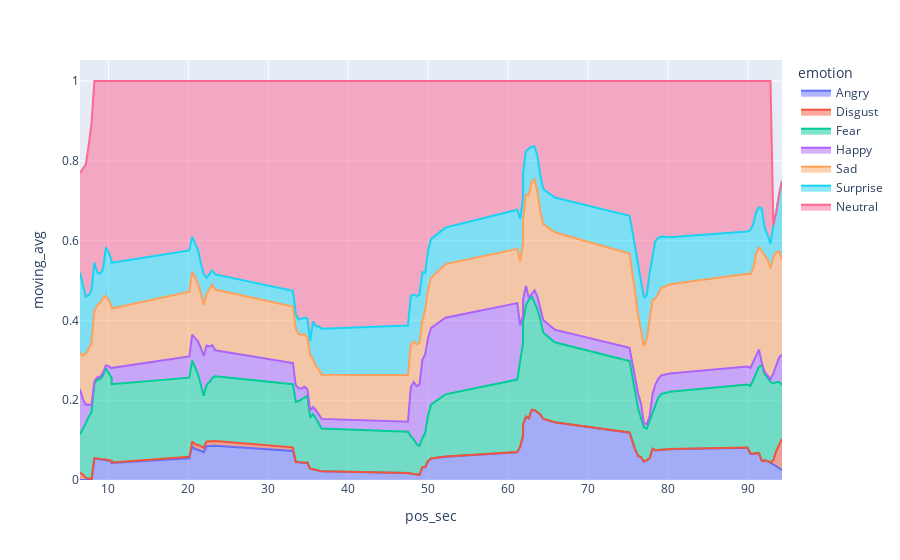

Notebook code cell kept with this figure:
### Code cell
fig = px.area(df, x="pos_sec", y="moving_avg", color="emotion")
fig.show()
